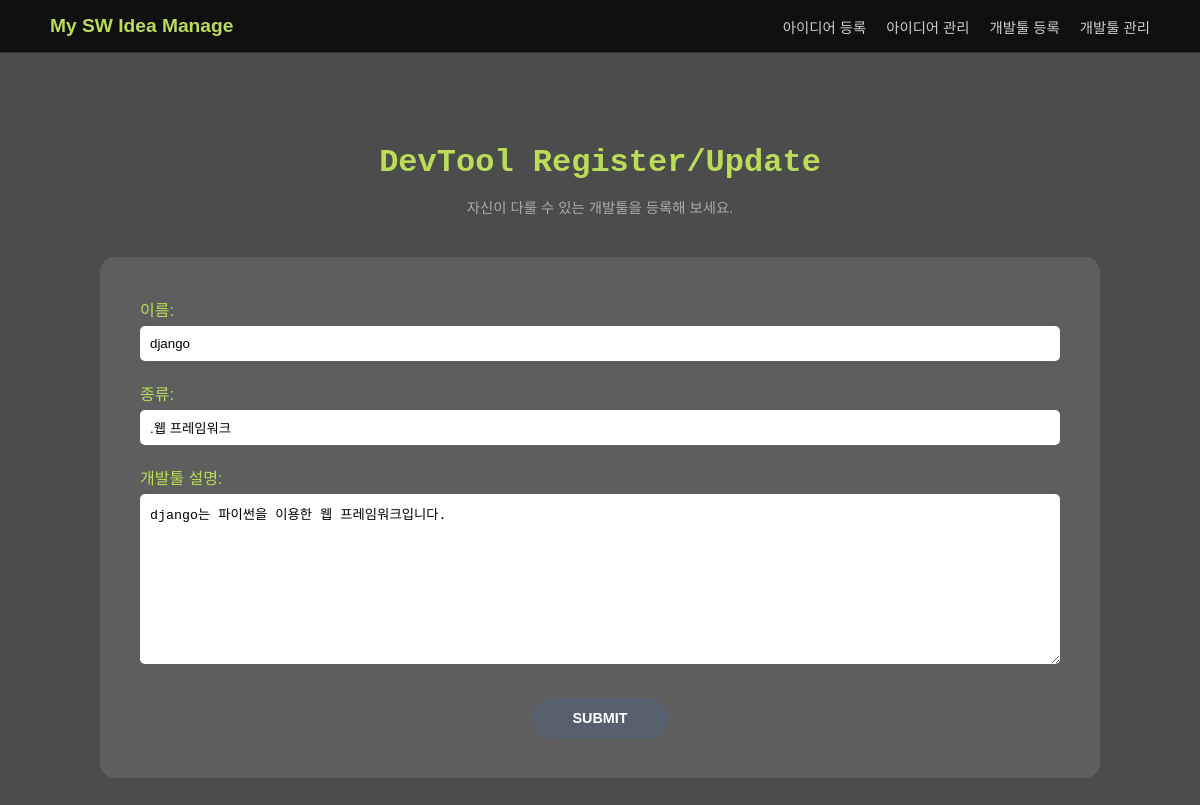
The app's page /devtool/1/update/ with its own data.
### SWIDEA_SITE/models.py (models this page shows, shortened)
class DevTool(models.Model):
    name = models.CharField('이름', max_length=50)
    kind = models.CharField('종류', max_length=50)
    content = models.TextField('설명')

### SWIDEA_SITE/views.py (the view)
# urls.py: path('devtool/<int:pk>/update/', views.devtool_update, name='devtool_update'),
def devtool_update(request, pk):
    devtool = get_object_or_404(DevTool, pk=pk)
    if request.method == 'POST':
        form = DevToolForm(request.POST, instance=devtool)
        if form.is_valid():
            devtool = form.save()
            return redirect('SWIDEA_SITE:devtool_detail', pk=devtool.pk)
    else:
        form = DevToolForm(instance=devtool)
    return render(request, 'SWIDEA_SITE/devtool_form.html', {'form': form})

### SWIDEA_SITE/forms.py
class DevToolForm(forms.ModelForm):
    class Meta:
        model = DevTool
        fields = ['name', 'kind', 'content']

### SWIDEA_SITE/templates/SWIDEA_SITE/devtool_form.html (shortened to what this page needs)
{% extends 'base.html' %}
{% block content %}
    <h1 class="page-title">DevTool Register/Update</h1>
    <p class="page-desc">자신이 다룰 수 있는 개발툴을 등록해 보세요.</p>
    <div class="form-box">
        <form method="post">
            <div class="form-group">
                <label>이름:</label>
                {{ form.name }}
            </div>
            <div class="form-group">
                <label>종류:</label>
                {{ form.kind }}
            </div>
            <div class="form-group">
                <label>개발툴 설명:</label>
                {{ form.content }}
            </div>
            <div style="text-align: center; margin-top: 30px;">
                <button type="submit" class="btn btn-submit">SUBMIT</button>
            </div>
        </form>
    </div>
{% endblock %}

### SWIDEA_SITE/static/style.css (style rules this page uses)
body { margin: 0; padding: 0; background-color: #121212; color: #ffffff; font-family: 'Noto Sans KR', sans-serif; background: linear-gradient(rgba(0, 0, 0, 0.7), rgba(0, 0, 0, 0.7)), url('https://source.unsplash.com/random/1920x1080/?code,programming'); background-size: cover; background-attachment: fixed; }
.page-title { font-family: 'Courier New', Courier, monospace; color: #badc58; font-size: 2rem; margin-bottom: 10px; }
.page-desc { color: #aaa; font-size: 0.9rem; margin-bottom: 40px; }
.btn { padding: 10px 20px; border: none; border-radius: 5px; cursor: pointer; font-weight: bold; font-size: 0.9rem; }
.btn-submit { background-color: #57606f; color: white; padding: 12px 40px; border-radius: 20px; }
.form-box { background-color: rgba(255, 255, 255, 0.1); padding: 40px; border-radius: 15px; text-align: left; }
.form-group { margin-bottom: 20px; }
.form-group label { display: block; margin-bottom: 5px; color: #badc58; }
.form-group input, .form-group textarea, .form-group select { width: 100%; padding: 10px; border-radius: 5px; border: none; background-color: #fff; box-sizing: border-box; }

### records on screen
DevTool: name "django", kind ".웹 프레임워크", content "django는 파이썬을 이용한 웹 프레임워크입니다."
